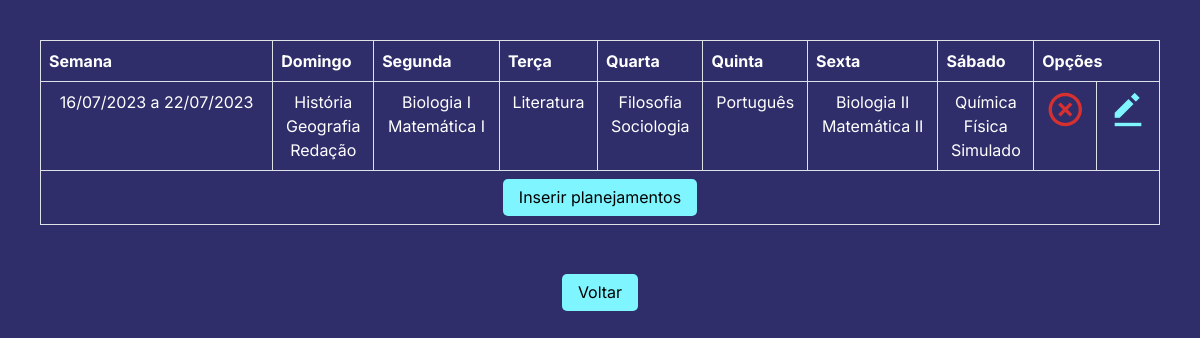
Page /WeekPlan.php (signed in) on the committed database.
### tables this page shows
CREATE TABLE `weekplan` (
  `id` int(4) NOT NULL,
  `data` varchar(25) NOT NULL,
  `domingo` varchar(100) DEFAULT NULL,
  `segunda` varchar(100) DEFAULT NULL,
  `terca` varchar(100) DEFAULT NULL,
  `quarta` varchar(100) DEFAULT NULL,
  `quinta` varchar(100) DEFAULT NULL,
  `sexta` varchar(100) DEFAULT NULL,
  `sabado` varchar(100) DEFAULT NULL,
  `id_wp` int(4) NOT NULL
);

### Crud.php (called while the page is built, shortened)
<?php
class Crud{
    private $connect;
    function __construct($conn)
    {
        $this->connect = $conn;
    }
    public function getWeekPlan($id){
        $sql = $this->connect->prepare("SELECT * FROM weekplan WHERE id_wp=$id");
        $sql->execute();
        return $sql->fetchAll();
    }
}

### WeekPlan.php (the view, shortened to what this page needs)
<?php
$id = $_SESSION['id'];
include_once('Connect.php');
include_once('Crud.php');
$obj = new Crud($conn);
$weekplan = $obj->getWeekPlan($id);
?>
<!DOCTYPE html>
<html lang="PT-BR">
<head>
    <link rel='stylesheet' type='text/css' href='Bootstrap/css/style.css'>
    <link rel='stylesheet' type='text/css' href='Bootstrap/css/estilo.css'>
<link rel='stylesheet' type='text/css' href='Bootstrap/css/bootstrap.min.css'>
<link href='https://unpkg.com/boxicons@2.1.4/css/boxicons.min.css' rel='stylesheet'>
</head>
<body>
    <table class="table table-bordered">
        <tr><th>Semana</th>
        <th>Domingo</th>
        <th>Segunda</th>
        <th>Terça</th>
        <th>Quarta</th>
        <th>Quinta</th>
        <th>Sexta</th>
        <th>Sábado</th>
        <th colspan="2">Opções</th>
        <?php
        foreach ($weekplan as $info) {
            echo '<tr align="center"><td>'.$info['data'].'</td>
            <td>'.nl2br($info['domingo']).'</td>
            <td>'.nl2br($info['segunda']).'</td>
            <td>'.nl2br($info['terca']).'</td>
            <td>'.nl2br($info['quarta']).'</td>
            <td>'.nl2br($info['quinta']).'</td>
            <td>'.nl2br($info['sexta']).'</td>
            <td>'.nl2br($info['sabado']).'</td>
            <td><a href="DeleteWP.php?id='.$info["id"].'"><i class="bx bx-x-circle"></i></a></td>
            <td><a href="FormUpWP.php?id='.$info["id"].'"><i class="bx bxs-edit-alt"></i></a></td>
            </tr>';
        }
        ?>
        <tr align="center"><td colspan="10"><a href="NewWeekPlan.php"><button class="button" type="button">Inserir planejamentos</button></a></td></tr>
    </table>
    <a href="ProtectedPage.php"><button  class="button" type="button">Voltar</button></a>
</body>
</html>

### Pmidias/css/style.css (style rules this page uses)
* { font-family: 'Inter', sans-serif; }
body { background-image: url("../img/bg-book2.jpg"); background-attachment: fixed; height: 100%; background-position: center; background-repeat: no-repeat; background-size: cover; }
a { text-decoration: none; }

### WeekPlan.php (style rules this page uses)
* { font-family: 'Inter', sans-serif; }
body { padding: 40px; height: 100vh; display: flex; flex-direction: column; align-items: center; background: #2f2e6a; color: white; }
.button { border: none; background-color: #7ff5ff; padding: 0.4rem 1rem; border-radius: 5px; cursor: pointer; }
.table { color: white; }
.bx { color: #d63031; font-size: 40px; }
.bxs-edit-alt { color: #7ff5ff; }

### rows in the picture
weekplan: data "16/07/2023 a 22/07/2023", domingo "História Geografia Redação", segunda "Biologia I Matemática I", terca "Literatura", quarta "Filosofia Sociologia", quinta "Português", sexta "Biologia II Matemática II", sabado "Química Física Simulado"
